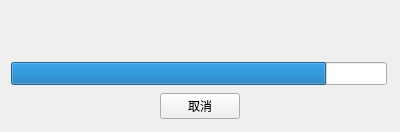
<?xml version="1.0" encoding="UTF-8"?>
<ui version="4.0">
 <class>Form</class>
 <widget class="QWidget" name="Form">
  <property name="geometry">
   <rect>
    <x>0</x>
    <y>0</y>
    <width>400</width>
    <height>132</height>
   </rect>
  </property>
  <property name="minimumSize">
   <size>
    <width>376</width>
    <height>41</height>
   </size>
  </property>
  <property name="maximumSize">
   <size>
    <width>400</width>
    <height>132</height>
   </size>
  </property>
  <property name="windowTitle">
   <string>Form</string>
  </property>
  <layout class="QHBoxLayout" name="horizontalLayout_2">
   <item>
    <layout class="QVBoxLayout" name="verticalLayout">
     <item>
      <widget class="QLabel" name="label">
       <property name="minimumSize">
        <size>
         <width>376</width>
         <height>41</height>
        </size>
       </property>
       <property name="maximumSize">
        <size>
         <width>376</width>
         <height>41</height>
        </size>
       </property>
       <property name="text">
        <string/>
       </property>
      </widget>
     </item>
     <item>
      <widget class="QProgressBar" name="progressBar">
       <property name="minimumSize">
        <size>
         <width>376</width>
         <height>23</height>
        </size>
       </property>
       <property name="maximumSize">
        <size>
         <width>376</width>
         <height>23</height>
        </size>
       </property>
       <property name="value">
        <number>84</number>
       </property>
       <property name="textVisible">
        <bool>false</bool>
       </property>
       <property name="format">
        <string/>
       </property>
      </widget>
     </item>
     <item>
      <layout class="QHBoxLayout" name="horizontalLayout">
       <item>
        <spacer name="horizontalSpacer">
         <property name="orientation">
          <enum>Qt::Horizontal</enum>
         </property>
         <property name="sizeHint" stdset="0">
          <size>
           <width>40</width>
           <height>20</height>
          </size>
         </property>
        </spacer>
       </item>
       <item>
        <widget class="QPushButton" name="pushButton">
         <property name="text">
          <string>取消</string>
         </property>
        </widget>
       </item>
       <item>
        <spacer name="horizontalSpacer_2">
         <property name="orientation">
          <enum>Qt::Horizontal</enum>
         </property>
         <property name="sizeHint" stdset="0">
          <size>
           <width>40</width>
           <height>20</height>
          </size>
         </property>
        </spacer>
       </item>
      </layout>
     </item>
    </layout>
   </item>
  </layout>
 </widget>
 <resources/>
 <connections/>
</ui>
